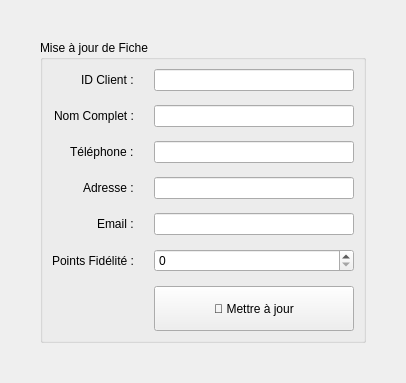
          <widget class="QWidget" name="tab_client_edit">
           <attribute name="title">
            <string>✏️ Modifier Client</string>
           </attribute>
           <layout class="QVBoxLayout" name="vl_client_edit">
            <property name="margin" stdset="0">
             <number>40</number>
            </property>
            <item>
             <widget class="QGroupBox" name="gb_client_edit">
              <property name="title">
               <string>Mise à jour de Fiche</string>
              </property>
              <layout class="QFormLayout" name="fl_client_edit">
               <property name="labelAlignment">
                <set>Qt::AlignmentFlag::AlignRight|Qt::AlignmentFlag::AlignTrailing|Qt::AlignmentFlag::AlignVCenter</set>
               </property>
               <property name="horizontalSpacing">
                <number>20</number>
               </property>
               <property name="verticalSpacing">
                <number>14</number>
               </property>
               <item row="0" column="0">
                <widget class="QLabel" name="label">
                 <property name="text">
                  <string>ID Client :</string>
                 </property>
                </widget>
               </item>
               <item row="0" column="1">
                <widget class="QLineEdit" name="le_client_id_modif"/>
               </item>
               <item row="1" column="0">
                <widget class="QLabel" name="label">
                 <property name="text">
                  <string>Nom Complet :</string>
                 </property>
                </widget>
               </item>
               <item row="1" column="1">
                <widget class="QLineEdit" name="le_client_nom_modif"/>
               </item>
               <item row="2" column="0">
                <widget class="QLabel" name="label">
                 <property name="text">
                  <string>Téléphone :</string>
                 </property>
                </widget>
               </item>
               <item row="2" column="1">
                <widget class="QLineEdit" name="le_client_tel_modif"/>
               </item>
               <item row="3" column="0">
                <widget class="QLabel" name="label">
                 <property name="text">
                  <string>Adresse :</string>
                 </property>
                </widget>
               </item>
               <item row="3" column="1">
                <widget class="QLineEdit" name="le_client_adr_modif"/>
               </item>
               <item row="4" column="0">
                <widget class="QLabel" name="label">
                 <property name="text">
                  <string>Email :</string>
                 </property>
                </widget>
               </item>
               <item row="4" column="1">
                <widget class="QLineEdit" name="le_client_email_modif"/>
               </item>
               <item row="5" column="0">
                <widget class="QLabel" name="label">
                 <property name="text">
                  <string>Points Fidélité :</string>
                 </property>
                </widget>
               </item>
               <item row="5" column="1">
                <widget class="QSpinBox" name="sb_client_pts_modif">
                 <property name="maximum">
                  <number>100000</number>
                 </property>
                </widget>
               </item>
               <item row="6" column="1">
                <widget class="QPushButton" name="btn_valider_modif_client">
                 <property name="minimumSize">
                  <size>
                   <width>200</width>
                   <height>45</height>
                  </size>
                 </property>
                 <property name="text">
                  <string>💾 Mettre à jour</string>
                 </property>
                </widget>
               </item>
              </layout>
             </widget>
            </item>
            <item>
             <spacer>
              <property name="orientation">
               <enum>Qt::Orientation::Vertical</enum>
              </property>
              <property name="sizeHint" stdset="0">
               <size>
                <width>0</width>
                <height>0</height>
               </size>
              </property>
             </spacer>
            </item>
           </layout>
          </widget>
